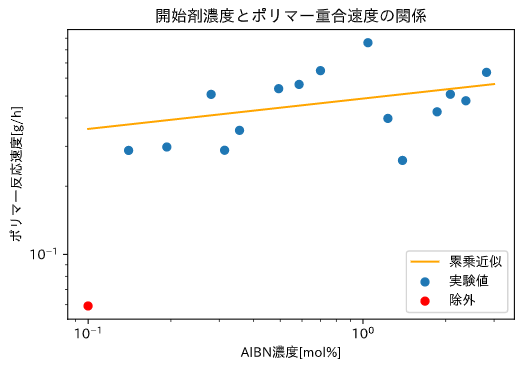

Write Python code to recreate this figure.
# %%
import pandas as pd
import numpy as np
import matplotlib.pyplot as plt
from scipy.optimize import curve_fit
import scipy.stats as stats
import japanize_matplotlib
# from matplotlib import rc
# rc('text', usetex=True)
import pytablewriter

# %%
df = pd.DataFrame(np.array([[0.2877, 0.5086, 0.3528, 0.5627, 0.6473, 0.8597, 0.3983, 0.4260, 0.5092, 0.6361, 0.0592, 0.2979, 0.2882, 0.5389, 0.2599, 0.4766],
                            [30.2, 60.3, 51.0, 84.0, 100.5, 149.6, 88.4, 133.5,
                                149.2, 202.0, 21.5, 41.6, 45.0, 70.8, 99.9, 169.9],
                            [15, 15, 10, 10, 10, 10, 5, 5, 5, 5, 15, 15, 10, 10, 5, 5]]).T, columns=["poly", "AIBN", "St"])
display(df)
# %%
df["St_mol"] = df["St_mol"]*100
df["AIBN_mol"] = df["AIBN_mol"]*1000
#%%
writer = pytablewriter.MarkdownTableWriter()
writer.from_dataframe(df.sort_values("St"))
writer.write_table()

# %%
# スチレンモノマー密度＝0.910[g/ml],式量=104.15
# AIBN分子量=164.21[g/mol]
St_density = 0.910
St_MW = 104.15
AIBN_MW = 164.21
df["St_mol"] = df["St"]*St_density/St_MW
df["AIBN_mol"] = df["AIBN"]/(AIBN_MW*1000)
df["conc"] = df["AIBN_mol"]*100/df["St_mol"]

display(df)

# %%
# df_s = df.sort_values("conc")
# df__s = df_s.drop(df_s.index[0])


def curve(x, a, b):
    y = b*(x**a)
    return y


param_0, cov_0 = curve_fit(curve, df["conc"], df["poly"])


def curve_func(x, param):
    y = param[1]*(x**param[0])
    return y


display(param_0, cov_0)

# %%
# 誤差項＝正規分布を仮定して分散、平均を求める
gosa = np.log(df["poly"])-np.log(curve_func(df["conc"], param_0))


def smirnov_grrubs(array, alpha):
    data = np.array(array)
    kikyaku = []
    while True:
        n = len(data)
        t = stats.t.isf(q=(alpha/(n*2)), df=(n-2))
        # 100α/nパーセンタイル,自由度n-2のt値
        tau = (n-1)*t/(np.sqrt(n*(n-2)+n*t**2))  # τ
        mu, std = np.mean(data), np.std(data, ddof=1)  # 誤差項の平均、分散
        data_far = np.where(np.abs(data-mu) == np.max(np.abs(data-mu)))
        ind = ((data_far[0]).tolist())[0]
        tau_far = np.abs((data[ind]-mu)/std)
        if np.abs(tau_far) < tau:
            display("外れ値なし")
            break
        else:
            display(f'τ:{tau}<外れ値のτ:{tau_far}より棄却')
            display(f'棄却値:{data[ind]}')
            data = np.delete(data, ind, axis=0)
            kikyaku.append(ind)
    return kikyaku


index = smirnov_grrubs(gosa, 0.01)


df_s = df.drop(df.index[index[0]])


param_1, cov_1 = curve_fit(curve, df_s["conc"], df_s["poly"])

lin = np.linspace(0.1, 3.0, 100)
y = curve_func(lin, param_1)


# %%
fig = plt.figure()
ax1 = fig.add_subplot(111)

ax1.scatter(df_s["conc"], df_s["poly"], label="実験値")
ax1.scatter(df["conc"][index[0]], df["poly"]
            [index[0]], color="red", label="除外")
ax1.plot(lin, y, color="orange", label="累乗近似")
ax1.set_xscale("log")
ax1.set_yscale("log")
ax1.set_title("開始剤濃度とポリマー重合速度の関係")
ax1.set_xlabel("AIBN濃度[mol%]")
ax1.set_ylabel("ポリマー反応速度[g/h]")
ax1.legend(loc="lower right")
fig.show()

# %%
